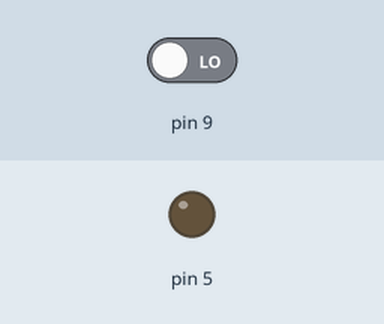
The sketch below on a simulated Arduino Uno, built with avr-gcc and run on an emulated ATmega328P. Shown: output pins drawn as LEDs (lit = HIGH). The test bench sets the inputs (shaded band); at power-on: pin 9 LOW.

Above: at 1.2 s.
1.3 s: pin 9 driven HIGH
At 2.5 s:
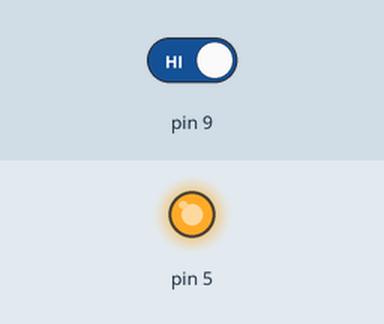
2.8 s: pin 9 driven LOW
At 3.6 s:
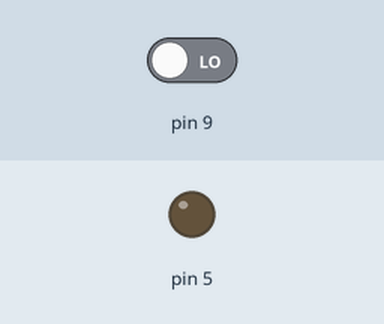
Timing chart, 0 to 5.8 s (numbered marks = the images above; inputs shaded):
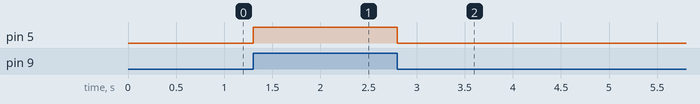

Measured:
- after the input at 1.3 s, pin 5: LOW → HIGH at once
- after the input at 2.8 s, pin 5: HIGH → LOW at once

The sketch:

Pushbutton_If_Statement.ino
```cpp
void setup() {
    pinMode(9, INPUT);
    pinMode(5, OUTPUT);

}

void loop() {
  int pushbuttonStatus = digitalRead(9);
  if (pushbuttonStatus == HIGH){
    digitalWrite(5, HIGH);
  }
  else{
    digitalWrite(5, LOW);
  }
}
```
